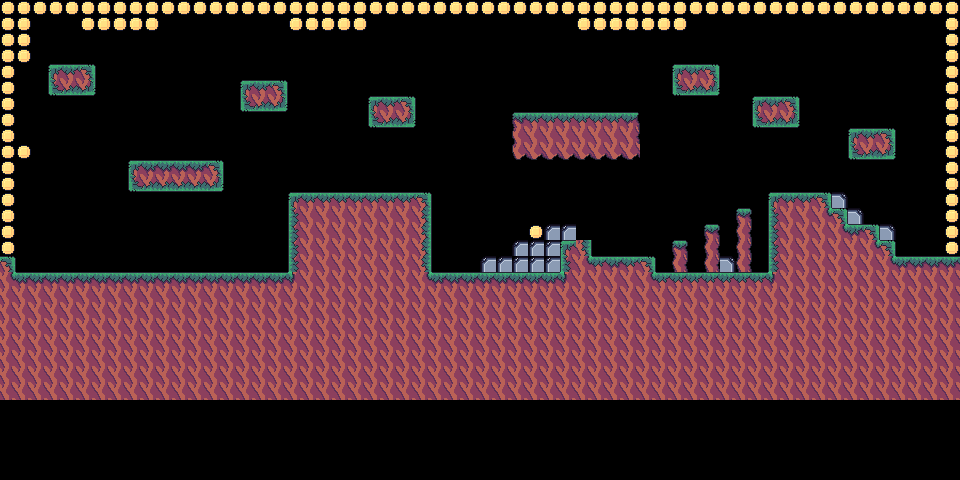

Tiled map render using the project's own tile images. Description and the whole map definition, tile-layer contents included, below:
An orthogonal 60x30 tile map with 16x16 px tiles, 1 tile layer (Ground) and 25 objects.

<map version="1.9" tiledversion="1.9.2" orientation="orthogonal" renderorder="right-down" width="60" height="30" tilewidth="16" tileheight="16" infinite="0" nextlayerid="4" nextobjectid="130">
 <tileset firstgid="1" source="SpeezleTileSet.tsx" />
 <layer id="1" name="Ground" width="60" height="30">
  <data encoding="csv">
68,68,68,68,68,68,68,68,68,68,68,68,68,68,68,68,68,68,68,68,68,68,68,68,68,68,68,68,68,68,68,68,68,68,68,68,68,68,68,68,68,68,68,68,68,68,68,68,68,68,68,68,68,68,68,68,68,68,68,68,
68,68,0,0,0,68,68,68,68,68,0,0,0,0,0,0,0,0,68,68,68,68,68,0,0,0,0,0,0,0,0,0,0,0,0,0,68,68,68,68,68,68,68,0,0,0,0,0,0,0,0,0,0,0,0,0,0,0,0,68,
68,68,0,0,0,0,0,0,0,0,0,0,0,0,0,0,0,0,0,0,0,0,0,0,0,0,0,0,0,0,0,0,0,0,0,0,0,0,0,0,0,0,0,0,0,0,0,0,0,0,0,0,0,0,0,0,0,0,0,68,
68,68,0,0,0,0,0,0,0,0,0,0,0,0,0,0,0,0,0,0,0,0,0,0,0,92,92,92,92,92,93,92,92,93,0,0,0,0,0,0,0,0,0,0,0,0,0,0,0,0,0,0,0,0,0,0,0,0,0,68,
68,0,0,39,40,41,0,0,0,0,0,0,0,0,0,0,0,0,0,0,0,0,0,0,0,0,0,0,0,0,0,0,0,0,0,0,0,0,0,0,0,0,39,40,41,0,0,0,0,0,0,0,0,0,0,0,0,0,0,68,
68,0,0,71,72,73,0,0,0,0,0,0,0,0,0,39,40,41,0,0,0,0,0,0,0,0,0,0,0,0,0,0,0,0,0,0,0,0,0,0,0,0,71,72,73,0,0,0,0,0,0,0,0,0,0,0,0,0,0,68,
68,0,0,0,0,0,0,0,0,0,0,0,0,0,0,71,72,73,0,0,0,0,0,39,40,41,0,0,0,0,0,0,0,0,0,0,0,0,0,0,0,0,0,0,0,0,0,39,40,41,0,0,0,0,0,0,0,0,0,68,
68,0,0,0,0,0,0,0,0,0,0,0,0,0,0,0,0,0,0,0,0,0,0,71,72,73,0,0,0,0,0,0,17,40,40,40,40,40,40,19,0,0,0,0,0,0,0,71,72,73,0,0,0,0,0,0,0,0,0,68,
68,0,0,0,0,0,0,0,0,0,0,0,0,0,0,0,0,0,0,0,0,0,0,0,0,0,0,0,0,0,0,0,33,56,56,56,56,56,56,35,0,0,0,0,0,0,0,0,0,0,0,0,0,39,40,41,0,0,0,68,
68,68,0,0,0,0,0,0,0,0,0,0,0,0,0,0,0,0,0,0,0,0,0,0,0,0,0,0,0,0,0,0,49,50,50,50,50,50,50,50,0,0,0,0,0,0,0,0,0,0,0,0,61,71,72,73,0,0,0,68,
68,0,0,0,0,0,0,0,39,18,18,18,18,41,0,0,0,0,0,0,0,0,0,0,0,0,0,0,0,0,0,0,0,0,0,0,0,0,0,0,0,0,0,0,0,0,0,0,0,0,0,0,61,61,61,61,0,0,0,68,
68,0,0,0,0,0,0,0,71,72,72,72,72,73,0,0,0,0,0,0,0,0,0,0,0,0,0,0,0,0,0,0,0,0,0,0,0,0,0,0,0,0,0,0,0,0,0,84,84,0,0,0,0,0,0,0,0,0,0,68,
68,0,0,0,0,0,0,0,0,0,0,0,0,0,0,0,0,0,39,40,40,40,40,40,40,40,41,0,0,0,0,0,0,0,0,0,0,0,0,0,0,0,0,0,0,0,0,0,39,40,40,41,83,0,0,0,0,0,0,68,
68,0,0,0,0,0,0,0,0,0,0,0,0,0,0,0,0,0,55,34,34,34,34,34,34,34,57,0,0,0,0,0,0,0,0,0,0,0,0,0,0,0,0,0,0,0,20,0,55,34,34,21,41,83,0,0,0,0,0,68,
68,0,0,0,0,0,0,0,0,0,0,0,0,0,0,0,0,0,55,34,34,34,34,34,34,34,57,0,0,0,0,0,0,68,81,81,84,0,0,0,0,0,0,0,20,0,36,0,55,34,34,34,21,18,41,83,0,0,0,68,
68,0,0,0,0,0,0,0,0,0,0,0,0,0,0,0,0,0,55,34,34,34,34,34,34,34,57,0,0,0,0,0,81,81,81,39,57,0,0,0,0,0,20,0,36,0,36,0,55,34,34,34,34,34,21,41,0,0,0,68,
41,0,0,0,0,0,84,84,84,84,84,84,84,0,0,0,0,0,55,34,34,34,34,34,34,34,57,0,0,0,81,81,81,81,81,55,21,40,18,40,41,0,36,0,36,83,36,0,55,34,34,34,34,34,34,21,18,18,18,18,
21,18,18,18,18,18,18,18,18,18,18,18,18,18,18,18,18,18,22,34,34,34,34,34,34,34,21,18,18,18,18,18,18,18,18,22,34,34,34,34,21,40,40,40,40,40,40,40,22,34,34,34,34,34,34,34,34,34,34,34,
34,34,34,34,34,34,34,34,34,34,34,34,34,34,34,34,34,34,34,34,34,34,34,34,34,34,34,34,34,34,34,34,34,34,34,34,34,34,34,34,34,34,34,34,34,34,34,34,34,34,34,34,34,34,34,34,34,34,34,34,
34,34,34,34,34,34,34,34,34,34,34,34,34,34,34,34,34,34,34,34,34,34,34,34,34,34,34,34,34,34,34,34,34,34,34,34,34,34,34,34,34,34,34,34,34,34,34,34,34,34,34,34,34,34,34,34,34,34,34,34,
34,34,34,34,34,34,34,34,34,34,34,34,34,34,34,34,34,34,34,34,34,34,34,34,34,34,34,34,34,34,34,34,34,34,34,34,34,34,34,34,34,34,34,34,34,34,34,34,34,34,34,34,34,34,34,34,34,34,34,34,
34,34,34,34,34,34,34,34,34,34,34,34,34,34,34,34,34,34,34,34,34,34,34,34,34,34,34,34,34,34,34,34,34,34,34,34,34,34,34,34,34,34,34,34,34,34,34,34,34,34,34,34,34,34,34,34,34,34,34,34,
34,34,34,34,34,34,34,34,34,34,34,34,34,34,34,34,34,34,34,34,34,34,34,34,34,34,34,34,34,34,34,34,34,34,34,34,34,34,34,34,34,34,34,34,34,34,34,34,34,34,34,34,34,34,34,34,34,34,34,34,
34,34,34,34,34,34,34,34,34,34,34,34,34,34,34,34,34,34,34,34,34,34,34,34,34,34,34,34,34,34,34,34,34,34,34,34,34,34,34,34,34,34,34,34,34,34,34,34,34,34,34,34,34,34,34,34,34,34,34,34,
34,34,34,34,34,34,34,34,34,34,34,34,34,34,34,34,34,34,34,34,34,34,34,34,34,34,34,34,34,34,34,34,34,34,34,34,34,34,34,34,34,34,34,34,34,34,34,34,34,34,34,34,34,34,34,34,34,34,34,34,
0,0,0,0,0,0,0,0,0,0,0,0,0,0,0,0,0,0,0,0,0,0,0,0,0,0,0,0,0,0,0,0,0,0,0,0,0,0,0,0,0,0,0,0,0,0,0,0,0,0,0,0,0,0,0,0,0,0,0,0,
0,0,0,0,0,0,0,0,0,0,0,0,0,0,0,0,0,0,0,0,0,0,0,0,0,0,0,0,0,0,0,0,0,0,0,0,0,0,0,0,0,0,0,0,0,0,0,0,0,0,0,0,0,0,0,0,0,0,0,0,
0,0,0,0,0,0,0,0,0,0,0,0,0,0,0,0,0,0,0,0,0,0,0,0,0,0,0,0,0,0,0,0,0,0,0,0,0,0,0,0,0,0,0,0,0,0,0,0,0,0,0,0,0,0,0,0,0,0,0,0,
0,0,0,0,0,0,0,0,0,0,0,0,0,0,0,0,0,0,0,0,0,0,0,0,0,0,0,0,0,0,0,0,0,0,0,0,0,0,0,0,0,0,0,0,0,0,0,0,0,0,0,0,0,0,0,0,0,0,0,0,
0,0,0,0,0,0,0,0,0,0,0,0,0,0,0,0,0,0,0,0,0,0,0,0,0,0,0,0,0,0,0,0,0,0,0,0,0,0,0,0,0,0,0,0,0,0,0,0,0,0,0,0,0,0,0,0,0,0,0,0
</data>
 </layer>
 <objectgroup color="#ff0000" id="3" name="Collidable">
  <object id="44" x="-0.25" y="275" width="960.25" height="43" />
  <object id="45" x="288.333" y="194.917" width="143.5" height="79" />
  <object id="46" x="575.917" y="243" width="15.25" height="32" />
  <object id="125" x="560.417" y="242.25" width="15.25" height="32.25" />
  <object id="47" x="591.417" y="259" width="64" height="15.25" />
  <object id="48" x="671.75" y="242.917" width="15.75" height="31.5" />
  <object id="49" x="704" y="226.667" width="16.5" height="48" />
  <object id="50" x="736.25" y="210.667" width="15.25" height="64.25" />
  <object id="51" x="768.333" y="195" width="64" height="80" />
  <object id="52" x="832.219" y="259" width="127.614" height="15.75" />
  <object id="126" x="832.969" y="243" width="62.364" height="15.75" />
  <object id="127" x="831.969" y="227" width="47.364" height="15.75" />
  <object id="128" x="832.469" y="210.75" width="14.864" height="15.75" />
  <object id="53" x="957.969" y="0.954545" width="13.0833" height="257.5" />
  <object id="57" x="0.333333" y="259.167" width="15.6667" height="15.5" />
  <object id="129" x="-12.2727" y="-22.959" width="14.9394" height="304.418" />
  <object id="58" x="0.363636" y="-23" width="959.636" height="27" />
  <object id="59" x="512.364" y="114.667" width="127.455" height="45.5151" />
  <object id="60" x="672.182" y="67.5151" width="47.6364" height="28.3031" />
  <object id="61" x="752.182" y="99.1818" width="47.6364" height="28.6364" />
  <object id="63" x="848" y="130.636" width="47.8182" height="29" />
  <object id="64" x="48" y="66.8182" width="47.6364" height="29" />
  <object id="65" x="240.182" y="82.8182" width="47.6364" height="29" />
  <object id="66" x="367.818" y="99.1515" width="48" height="28.6667" />
  <object id="67" x="127.75" y="163.083" width="96.25" height="28.4167" />
 </objectgroup>
</map>